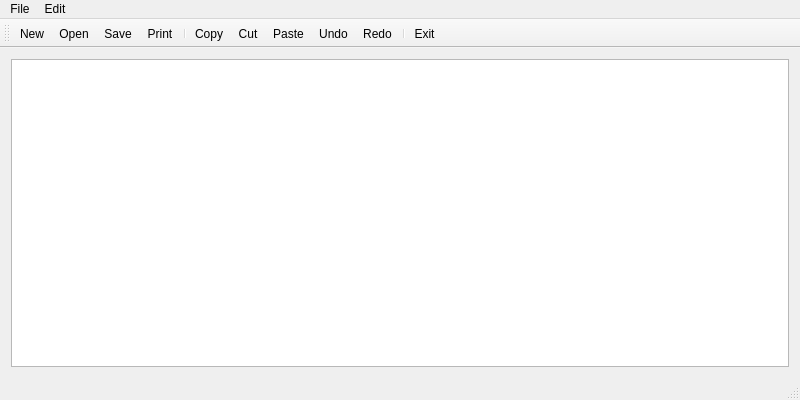
<?xml version="1.0" encoding="UTF-8"?>
<ui version="4.0">
 <class>Notepad</class>
 <widget class="QMainWindow" name="Notepad">
  <property name="geometry">
   <rect>
    <x>0</x>
    <y>0</y>
    <width>800</width>
    <height>400</height>
   </rect>
  </property>
  <property name="windowTitle">
   <string>Notepad</string>
  </property>
  <widget class="QWidget" name="centralWidget">
   <layout class="QVBoxLayout" name="verticalLayout">
    <item>
     <widget class="QTextEdit" name="textEdit"/>
    </item>
   </layout>
  </widget>
  <widget class="QToolBar" name="mainToolBar">
   <attribute name="toolBarArea">
    <enum>TopToolBarArea</enum>
   </attribute>
   <attribute name="toolBarBreak">
    <bool>false</bool>
   </attribute>
   <addaction name="actionNew"/>
   <addaction name="actionOpen"/>
   <addaction name="actionSave"/>
   <addaction name="actionPrint"/>
   <addaction name="separator"/>
   <addaction name="actionCopy"/>
   <addaction name="actionCut"/>
   <addaction name="actionPaste"/>
   <addaction name="actionUndo"/>
   <addaction name="actionRedo"/>
   <addaction name="separator"/>
   <addaction name="actionExit"/>
  </widget>
  <widget class="QStatusBar" name="statusBar"/>
  <widget class="QMenuBar" name="menuBar">
   <property name="geometry">
    <rect>
     <x>0</x>
     <y>0</y>
     <width>800</width>
     <height>26</height>
    </rect>
   </property>
   <widget class="QMenu" name="menuFile">
    <property name="title">
     <string>File</string>
    </property>
    <addaction name="actionNew"/>
    <addaction name="actionOpen"/>
    <addaction name="actionSave"/>
    <addaction name="actionSave_as"/>
    <addaction name="actionPrint"/>
    <addaction name="separator"/>
    <addaction name="actionExit"/>
   </widget>
   <widget class="QMenu" name="menuEdit">
    <property name="title">
     <string>Edit</string>
    </property>
    <addaction name="actionCopy"/>
    <addaction name="actionCut"/>
    <addaction name="actionPaste"/>
    <addaction name="separator"/>
    <addaction name="actionUndo"/>
    <addaction name="actionRedo"/>
    <addaction name="actionFont"/>
   </widget>
   <addaction name="menuFile"/>
   <addaction name="menuEdit"/>
  </widget>
  <action name="actionNew">
   <property name="icon">
    <iconset>
     <normaloff>:/images/new.png</normaloff>:/images/new.png</iconset>
   </property>
   <property name="text">
    <string>New</string>
   </property>
   <property name="toolTip">
    <string>New text document</string>
   </property>
   <property name="shortcut">
    <string>Ctrl+N</string>
   </property>
  </action>
  <action name="actionOpen">
   <property name="icon">
    <iconset>
     <normaloff>:/images/open.png</normaloff>:/images/open.png</iconset>
   </property>
   <property name="text">
    <string>Open</string>
   </property>
   <property name="toolTip">
    <string>Open file</string>
   </property>
   <property name="shortcut">
    <string>Ctrl+O</string>
   </property>
  </action>
  <action name="actionSave">
   <property name="icon">
    <iconset>
     <normaloff>:/images/save.png</normaloff>:/images/save.png</iconset>
   </property>
   <property name="text">
    <string>Save</string>
   </property>
   <property name="toolTip">
    <string>Save file</string>
   </property>
   <property name="shortcut">
    <string>Ctrl+S</string>
   </property>
  </action>
  <action name="actionSave_as">
   <property name="icon">
    <iconset>
     <normaloff>:/images/save_as.png</normaloff>:/images/save_as.png</iconset>
   </property>
   <property name="text">
    <string>Save as</string>
   </property>
   <property name="toolTip">
    <string>Save file as</string>
   </property>
   <property name="shortcut">
    <string>Alt+S</string>
   </property>
  </action>
  <action name="actionPrint">
   <property name="icon">
    <iconset>
     <normaloff>:/images/print.png</normaloff>:/images/print.png</iconset>
   </property>
   <property name="text">
    <string>Print</string>
   </property>
   <property name="toolTip">
    <string>Print file</string>
   </property>
   <property name="shortcut">
    <string>Ctrl+P</string>
   </property>
  </action>
  <action name="actionExit">
   <property name="icon">
    <iconset theme="exit.png">
     <normaloff>:/images/exit.png</normaloff>:/images/exit.png</iconset>
   </property>
   <property name="text">
    <string>Exit</string>
   </property>
   <property name="toolTip">
    <string>Exit notepad</string>
   </property>
  </action>
  <action name="actionCopy">
   <property name="icon">
    <iconset>
     <normaloff>:/images/copy.png</normaloff>:/images/copy.png</iconset>
   </property>
   <property name="text">
    <string>Copy</string>
   </property>
   <property name="shortcut">
    <string>Ctrl+C</string>
   </property>
  </action>
  <action name="actionCut">
   <property name="icon">
    <iconset>
     <normaloff>:/images/cut.png</normaloff>:/images/cut.png</iconset>
   </property>
   <property name="text">
    <string>Cut</string>
   </property>
   <property name="shortcut">
    <string>Ctrl+X</string>
   </property>
  </action>
  <action name="actionPaste">
   <property name="icon">
    <iconset>
     <normaloff>:/images/paste.png</normaloff>:/images/paste.png</iconset>
   </property>
   <property name="text">
    <string>Paste</string>
   </property>
   <property name="shortcut">
    <string>Ctrl+V</string>
   </property>
  </action>
  <action name="actionUndo">
   <property name="icon">
    <iconset>
     <normaloff>:/images/edit_undo.png</normaloff>:/images/edit_undo.png</iconset>
   </property>
   <property name="text">
    <string>Undo</string>
   </property>
   <property name="shortcut">
    <string>Ctrl+Z</string>
   </property>
  </action>
  <action name="actionRedo">
   <property name="icon">
    <iconset>
     <normaloff>:/images/edit_redo.png</normaloff>:/images/edit_redo.png</iconset>
   </property>
   <property name="text">
    <string>Redo</string>
   </property>
   <property name="shortcut">
    <string>Ctrl+Y</string>
   </property>
  </action>
  <action name="actionFont">
   <property name="icon">
    <iconset>
     <normaloff>:/images/font.png</normaloff>:/images/font.png</iconset>
   </property>
   <property name="text">
    <string>Font</string>
   </property>
   <property name="shortcut">
    <string>Ctrl+F</string>
   </property>
  </action>
  <action name="actionItalic">
   <property name="checkable">
    <bool>true</bool>
   </property>
   <property name="icon">
    <iconset>
     <normaloff>:/images/italic.png</normaloff>:/images/italic.png</iconset>
   </property>
   <property name="text">
    <string>Italic</string>
   </property>
   <property name="toolTip">
    <string>Italic font</string>
   </property>
   <property name="shortcut">
    <string>Ctrl+I</string>
   </property>
  </action>
  <action name="actionBold">
   <property name="checkable">
    <bool>true</bool>
   </property>
   <property name="icon">
    <iconset>
     <normaloff>:/images/bold.png</normaloff>:/images/bold.png</iconset>
   </property>
   <property name="text">
    <string>actionBold</string>
   </property>
   <property name="toolTip">
    <string>Bold</string>
   </property>
   <property name="shortcut">
    <string>Ctrl+B</string>
   </property>
  </action>
  <action name="actionUnderline">
   <property name="checkable">
    <bool>true</bool>
   </property>
   <property name="icon">
    <iconset>
     <normaloff>:/images/underline.png</normaloff>:/images/underline.png</iconset>
   </property>
   <property name="text">
    <string>Underline</string>
   </property>
   <property name="toolTip">
    <string>Underline</string>
   </property>
   <property name="shortcut">
    <string>Ctrl+U</string>
   </property>
  </action>
  <action name="actionAbout">
   <property name="icon">
    <iconset>
     <normaloff>:/images/info.png</normaloff>:/images/info.png</iconset>
   </property>
   <property name="text">
    <string>About</string>
   </property>
   <property name="toolTip">
    <string>About Notepad</string>
   </property>
  </action>
 </widget>
 <layoutdefault spacing="6" margin="11"/>
 <resources/>
 <connections/>
</ui>
